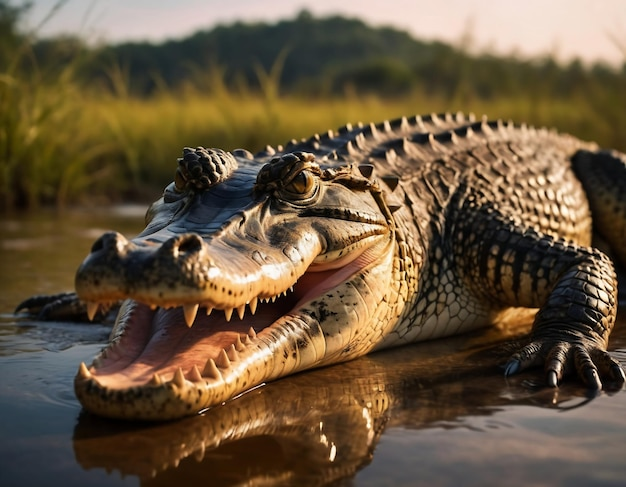
#> input picture Assignment_1/Data/2.jpg, 626 x 487 px, found by its file name
$ python main.py
#> lines starting #> are read from the running program, lines starting #| are printed output that depends on the picture

import numpy as np
import pandas as pd
import matplotlib.pyplot as plt
import matplotlib as mpl
from PIL import Image, ImageEnhance, ImageFilter, ImageOps


def main():
    #priceTrendGraph()
    #salesPlot()
    #cmapImagePlot()
    filterImagePlot()


# [117 lines left out: functions priceTrendGraph, salesPlot, cmapImagePlot, not called in this run]


def filterImagePlot():

    """ Q7. Apply six basic filters on image ‘2.jpg’. Put these six images into
    two subplots of the following format as:
    - total number of the rows are 3
    - 3 subplots in the 1st row, one sublot in the 2nd row and two subplots in
    the 3rd row.  """

    img = Image.open('Assignment_1/Data/2.jpg')
#> img is the input picture: PIL image 626x487 RGB; mean R, G, B 104.9, 86.9, 63.5

    filters = [
        ('BLUR', img.filter(ImageFilter.BLUR)),
        ('CONTOUR', img.filter(ImageFilter.CONTOUR)),
        ('DETAIL', img.filter(ImageFilter.DETAIL)),
        ('EDGE_ENHANCE', img.filter(ImageFilter.EDGE_ENHANCE)),
        ('EMBOSS', img.filter(ImageFilter.EMBOSS)),
        ('SHARPEN', img.filter(ImageFilter.SHARPEN))
    ]

    plt.figure(figsize=(16, 9))


    for i, (filter_name, filtered_img) in enumerate(filters):
        if i < 3:
            plt.subplot(3, 3, i + 1)  # First row
        elif i == 3:
            plt.subplot(3, 3, 5)      # Second row
        else:
            plt.subplot(3, 3, i + 3)  # Third row

        plt.imshow(filtered_img)
        plt.title(filter_name)
        plt.axis('off')
#> this loop made 6 passes
#> filter_name on passes 1 to 6: 'BLUR', 'CONTOUR', 'DETAIL', 'EDGE_ENHANCE', 'EMBOSS', 'SHARPEN'

    plt.tight_layout()
    plt.show()
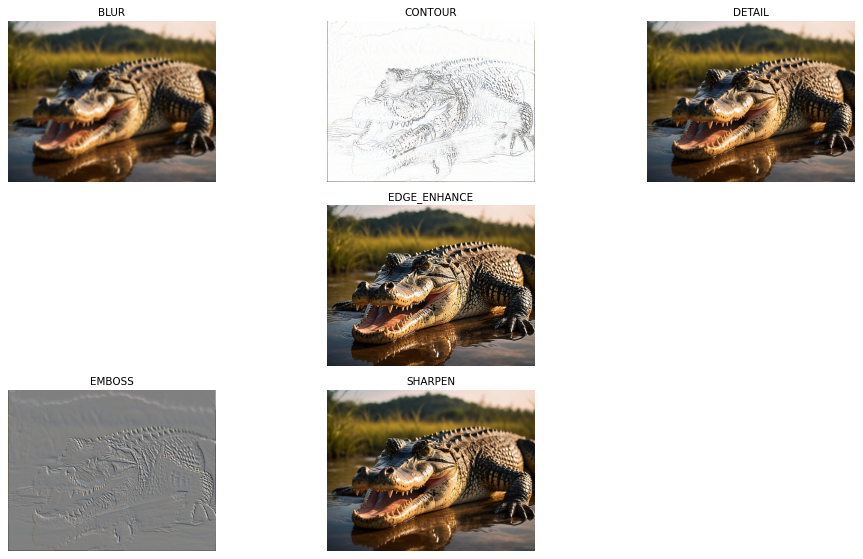
#> figure drawn by matplotlib, 6 panels


if __name__ == "__main__":
    main()
